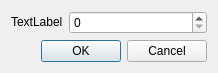
<?xml version="1.0" encoding="UTF-8"?>
<!--
 *  inputnumberdialog.ui: ui for inputnumberdialog.h
 *
 * Copyright (C) 2015 Yuri Becker <hi@yuri.li>
 *
 * This file is part of OpenCircuits.
 *
 * OpenCircuits is free software: you can redistribute it and/or modify it under the terms
 * of the GNU Lesser General Public License as published by the Free Software Foundation,
 * either version 3 of the License, or (at your option) any later version.
 *
 * OpenCircuits is distributed in the hope that it will be useful, but WITHOUT ANY WARRANTY;
 * without even the implied warranty of MERCHANTABILITY or FITNESS FOR A PARTICULAR
 * PURPOSE.  See the GNU  Lesser General Public License for more details.
 *
 * You should have received a copy of the GNU Lesser General Public License along with
 * OpenCircuits. If not, see <http://www.gnu.org/licenses/>.
-->
<ui version="4.0">
 <class>inputnumberdialog</class>
 <widget class="QDialog" name="inputnumberdialog">
  <property name="geometry">
   <rect>
    <x>0</x>
    <y>0</y>
    <width>218</width>
    <height>69</height>
   </rect>
  </property>
  <property name="sizePolicy">
   <sizepolicy hsizetype="Minimum" vsizetype="Minimum">
    <horstretch>0</horstretch>
    <verstretch>0</verstretch>
   </sizepolicy>
  </property>
  <property name="windowTitle">
   <string>Dialog</string>
  </property>
  <property name="sizeGripEnabled">
   <bool>false</bool>
  </property>
  <layout class="QVBoxLayout" name="verticalLayout">
   <item>
    <layout class="QHBoxLayout" name="horizontalLayout">
     <item>
      <widget class="QLabel" name="label">
       <property name="sizePolicy">
        <sizepolicy hsizetype="Minimum" vsizetype="Fixed">
         <horstretch>0</horstretch>
         <verstretch>0</verstretch>
        </sizepolicy>
       </property>
       <property name="text">
        <string>TextLabel</string>
       </property>
      </widget>
     </item>
     <item>
      <widget class="QSpinBox" name="spinBox">
       <property name="sizePolicy">
        <sizepolicy hsizetype="Expanding" vsizetype="Fixed">
         <horstretch>0</horstretch>
         <verstretch>0</verstretch>
        </sizepolicy>
       </property>
      </widget>
     </item>
    </layout>
   </item>
   <item>
    <widget class="QDialogButtonBox" name="buttonBox">
     <property name="sizePolicy">
      <sizepolicy hsizetype="Minimum" vsizetype="Fixed">
       <horstretch>0</horstretch>
       <verstretch>0</verstretch>
      </sizepolicy>
     </property>
     <property name="orientation">
      <enum>Qt::Horizontal</enum>
     </property>
     <property name="standardButtons">
      <set>QDialogButtonBox::Cancel|QDialogButtonBox::Ok</set>
     </property>
    </widget>
   </item>
  </layout>
 </widget>
 <resources/>
 <connections>
  <connection>
   <sender>buttonBox</sender>
   <signal>accepted()</signal>
   <receiver>inputnumberdialog</receiver>
   <slot>accept()</slot>
   <hints>
    <hint type="sourcelabel">
     <x>248</x>
     <y>254</y>
    </hint>
    <hint type="destinationlabel">
     <x>157</x>
     <y>274</y>
    </hint>
   </hints>
  </connection>
  <connection>
   <sender>buttonBox</sender>
   <signal>rejected()</signal>
   <receiver>inputnumberdialog</receiver>
   <slot>reject()</slot>
   <hints>
    <hint type="sourcelabel">
     <x>316</x>
     <y>260</y>
    </hint>
    <hint type="destinationlabel">
     <x>286</x>
     <y>274</y>
    </hint>
   </hints>
  </connection>
 </connections>
</ui>
